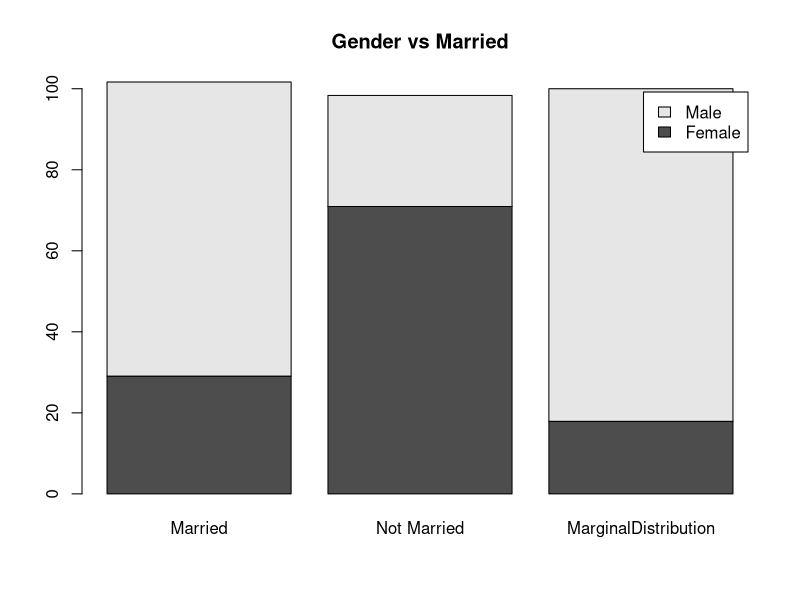
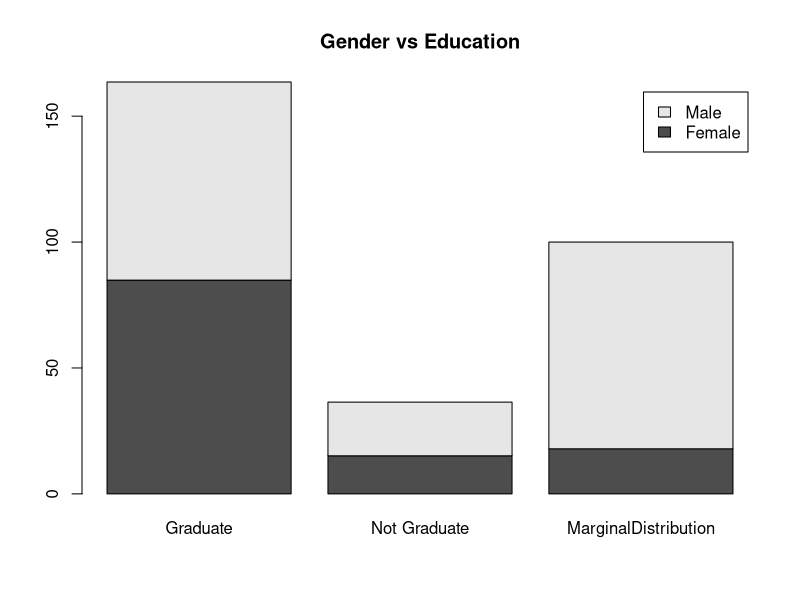
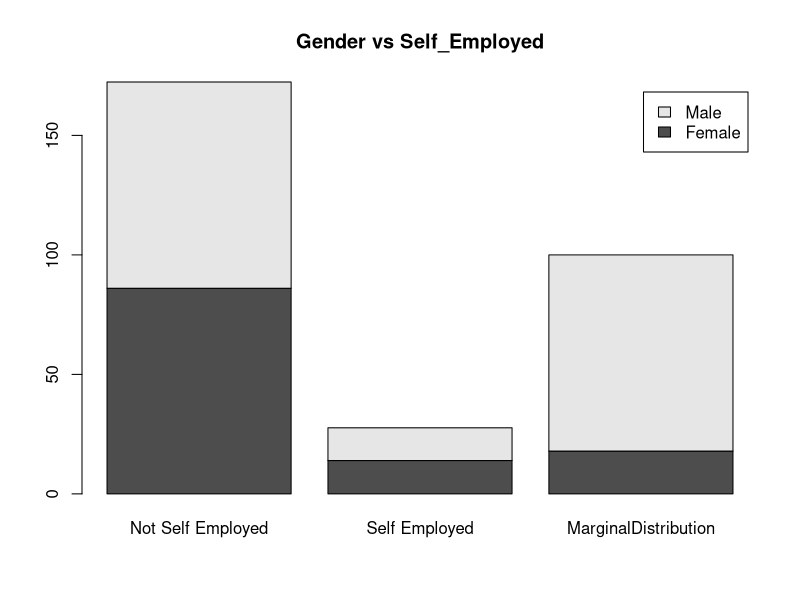
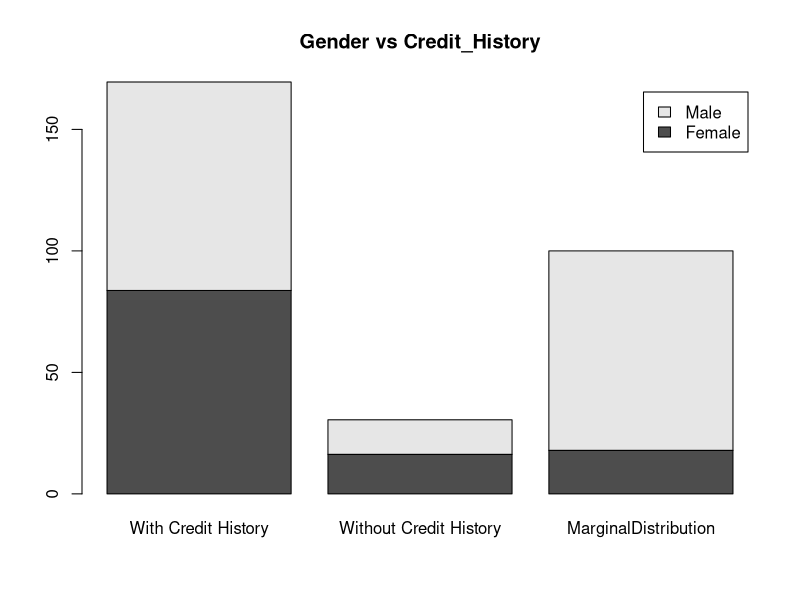
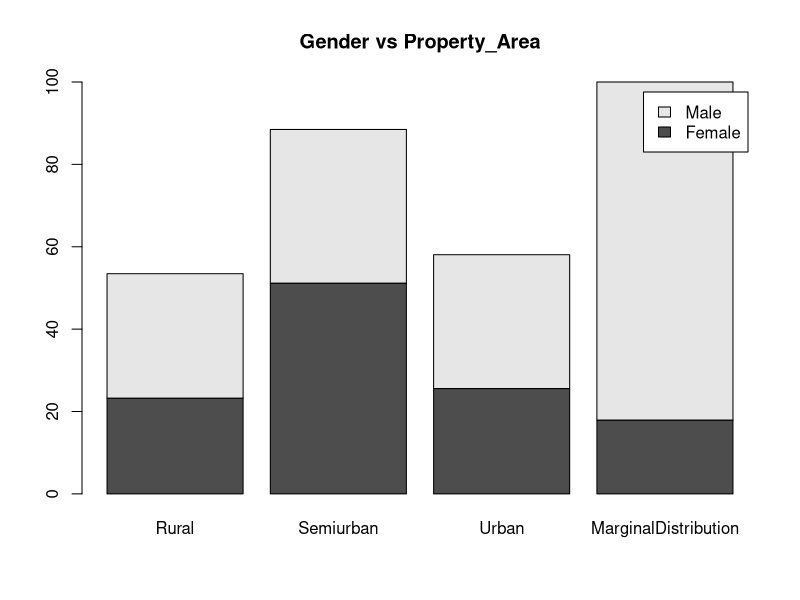
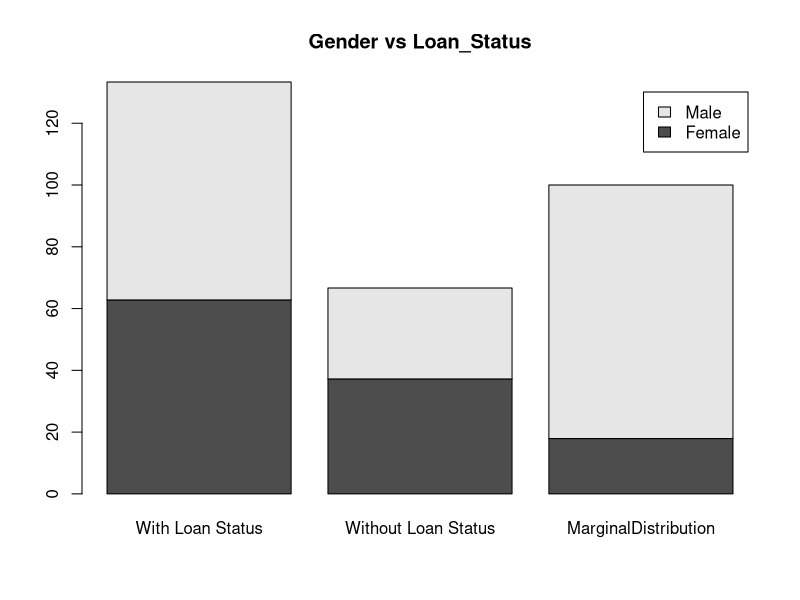
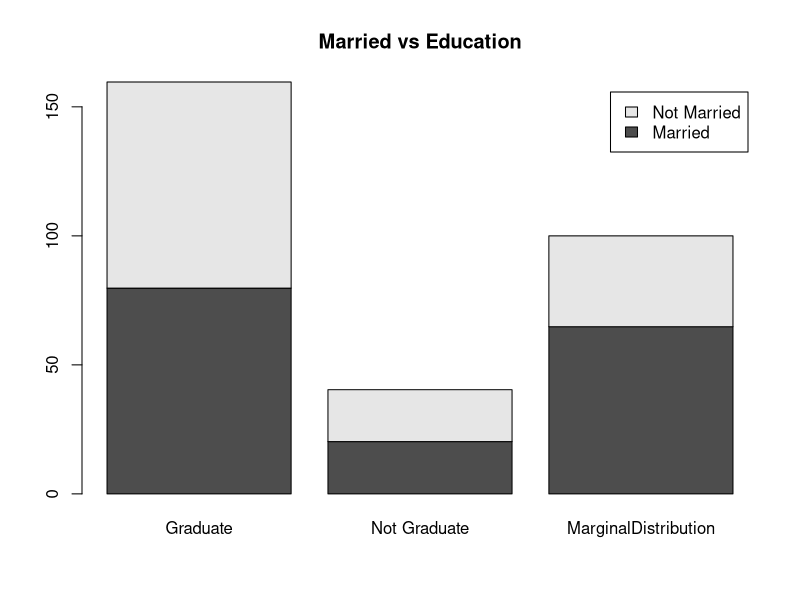
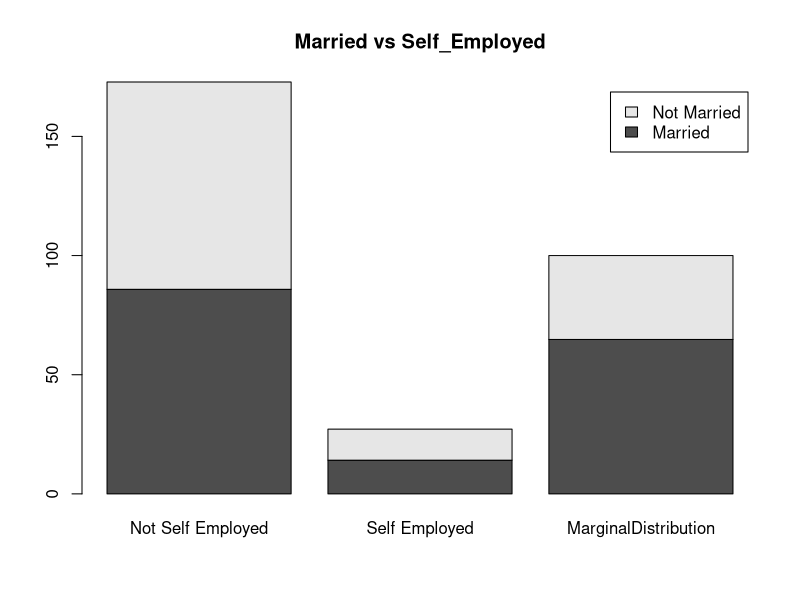

Write the R code that produced these figures, in order.
library('ggplot2')
library('glue')
library('dplyr')

loan_data <- read.csv('LoanApplicant_Dataset.csv', stringsAsFactors = FALSE)

cols <- c("Gender", "Married", "Education", "Self_Employed",
              "Credit_History", "Property_Area", "Loan_Status")
n = length(cols)

# transforming values to be more clear
loan_data[loan_data$Married == 'Yes', 'Married'] <- 'Married'
loan_data[loan_data$Married == 'No', 'Married'] <- 'Not Married'

loan_data[loan_data$Self_Employed == 'Yes', 'Self_Employed'] <- 'Self Employed'
loan_data[loan_data$Self_Employed == 'No', 'Self_Employed'] <- 'Not Self Employed'

loan_data[loan_data$Credit_History == 1, 'Credit_History'] <- 'With Credit History'
loan_data[loan_data$Credit_History == 0, 'Credit_History'] <- 'Without Credit History'

loan_data[loan_data$Loan_Status == 'Y', 'Loan_Status'] <- 'With Loan Status'
loan_data[loan_data$Loan_Status == 'N', 'Loan_Status'] <- 'Without Loan Status'

# iterating through all the columns of data frame
index = 1
for (col1 in cols[index:n]){
  for (col2 in cols[index:n]){
    if (col1 != col2){
      
      # creating marginal distribution
      marg_dist <- data.frame(prop.table(table(loan_data[[col1]]))*100)
      names(marg_dist)[names(marg_dist) == 'Var1'] <- col1
      names(marg_dist)[names(marg_dist) == 'Freq'] <- 'MarginalDistribution'

      # creating contingency table with percents
      pt <- as.data.frame.matrix(prop.table(
        table(loan_data[[col1]], loan_data[[col2]]), margin = 1)*100)
      pt[col1] <- rownames(pt)
      
      # joining marginal dist with contingency table
      merged_df1 <- merge(pt,marg_dist,by=col1)
      rownames(merged_df1) <- merged_df1[[col1]]
      merged_df1[col1] <- NULL
      print(merged_df1)
      
      # checking if values match with marginal distribution
      matches = 0
      df_cols <- names(merged_df1)
      for (var in df_cols){
        if (var != 'MarginalDistribution'){
          match <- sum(merged_df1$MarginalDistribution == merged_df1[[var]])
          matches = matches + match
        }
      }
      if (matches > 0){
        print(glue("{col1} and {col2} have no or weak relationship"))
      } else {
        print(glue("{col1} and {col2} have some relationship"))
      }
      
      # plotting bar chart
      barplot(as.matrix(merged_df1), main=glue("{col1} vs {col2}"),
              legend=rownames(merged_df1))
    }
  }
  index <- index + 1
}